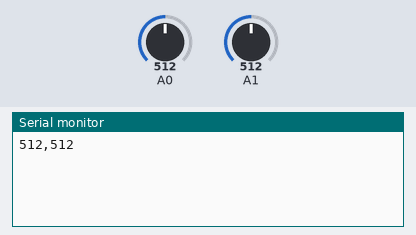
Recording of a sketch running on a simulated Arduino Uno, built with avr-gcc and run on an emulated ATmega328P. Parts: the last lines printed to the serial monitor. The test bench sets the inputs (shaded band); at power-on: A0 = 512, A1 = 512.

Above: at 1.2 s.
1.3 s: A0 set to 716
At 2.1 s:
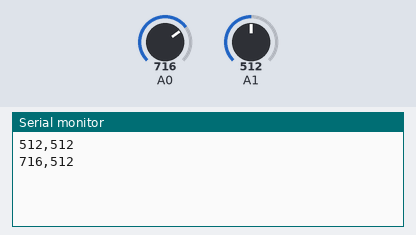
2.8 s: A1 set to 716
At 3.4 s:
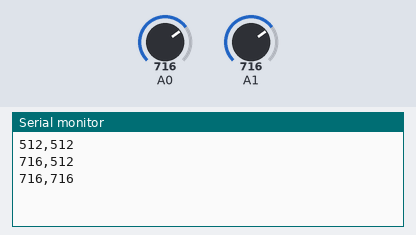
4.3 s: A0 set to 900
At 4.6 s:
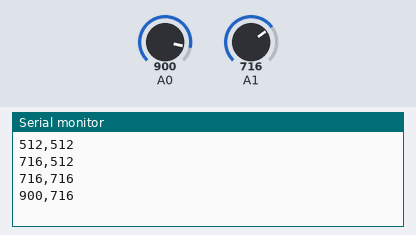
5.8 s: A1 set to 900
At 7.1 s:
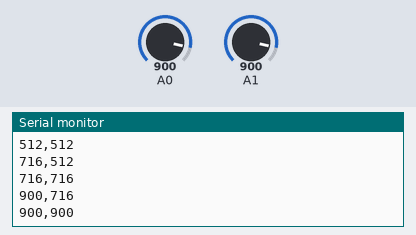
Timing chart, 0 to 8.3 s (numbered marks = the images above; inputs shaded):
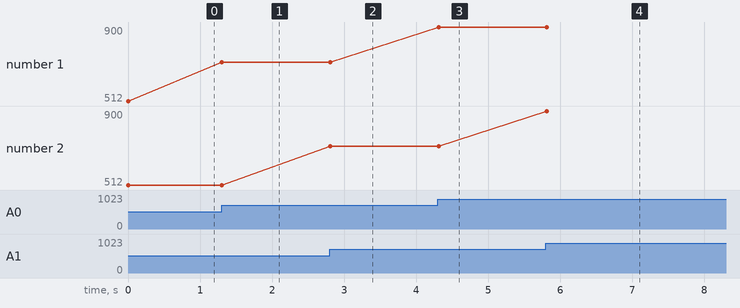

Measured:
- after the input at 1.3 s, the serial monitor: prints a new line at once (image 1)
- after the input at 2.8 s, the serial monitor: prints a new line at once (image 2)
- after the input at 4.3 s, the serial monitor: prints a new line at once (image 3)
- after the input at 5.8 s, the serial monitor: prints a new line at once (image 4)
- plotted number 1: 512 → 716 after the input at 1.3 s, 716 → 900 after the input at 4.3 s

The sketch:

Arduino-Joystick.ino
```cpp
#define histeresis 15

uint16_t ejeX, ejeY, lastX, lastY;
void setup() {
  // put your setup code here, to run once:
  Serial.begin(57600);
  pinMode(A0, INPUT);
  pinMode(A1, INPUT);

}

void loop() {
  // put your main code here, to run repeatedly:
  ejeX = analogRead(A0);
  ejeY = analogRead(A1);

  if( ((ejeX >  lastX + histeresis) | (ejeX <  lastX - histeresis) )| ( (ejeY >  lastY + histeresis) | (ejeY <  lastY - histeresis)) ){
    //Serial.print("Eje X = "); Serial.print(ejeX); Serial.print("   "); Serial.print("Eje Y = "); Serial.println(ejeY); //For human read
    Serial.print(ejeX); Serial.print(",");Serial.println(ejeY); // For arduino serial plotter
    lastX = ejeX;
    lastY = ejeY;
  }
 delay(100);
}
```
